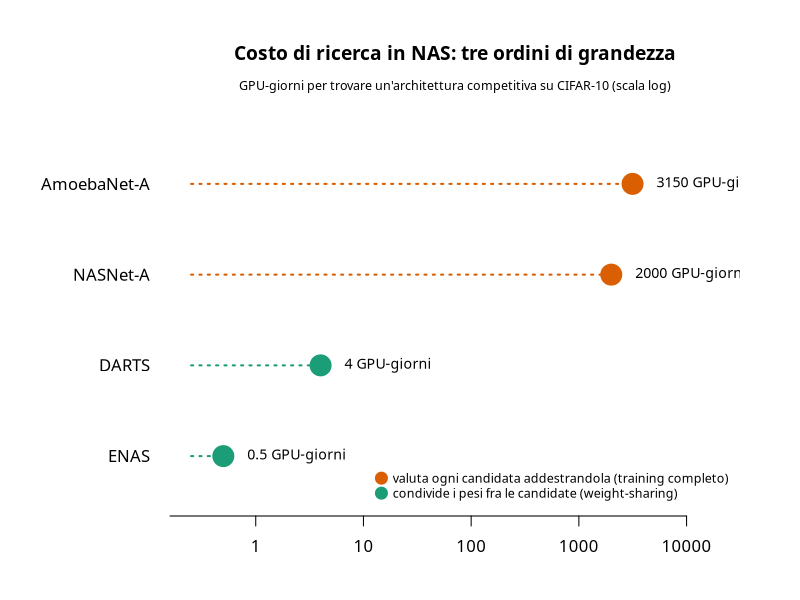

Generate this figure with R:
# Genera img/autoriferimento_nas.png: costo di ricerca (in GPU-giorni,
# scala log) di quattro metodi di neural architecture search
# (teoria_computazione/teoria_autoriferimento.md, §4.3). Valori dalla tabella comparativa di
# Liu, Simonyan, Yang (DARTS, ICLR 2019): NASNet-A (Zoph et al. 2018,
# ricerca RL), AmoebaNet-A (Real et al. 2019, ricerca evolutiva), ENAS
# (Pham et al. 2018, weight-sharing), DARTS (rilassazione differenziabile).

metodi <- c("ENAS", "DARTS", "NASNet-A", "AmoebaNet-A")
gpu_giorni <- c(0.5, 4, 2000, 3150)
famiglia <- c("weight-sharing", "weight-sharing", "training completo", "training completo")

ord <- order(gpu_giorni)
metodi <- metodi[ord]
gpu_giorni <- gpu_giorni[ord]
famiglia <- famiglia[ord]

colori_famiglia <- c("training completo" = "#d95f02", "weight-sharing" = "#1b9e77")
colori <- colori_famiglia[famiglia]

x <- log10(gpu_giorni)
y <- seq_along(x)
xlim <- c(-0.6, 4.3)

# Spectral è il font usato dalla pagina GitHub (geoteo.net/static/style.css);
# richiede il device Cairo per essere referenziato per nome famiglia.
png("img/autoriferimento_nas.png", width = 1800, height = 850, res = 150, type = "cairo")
par(mar = c(4.2, 8.5, 6.2, 3), family = "Spectral")
plot(NA,
    xlim = xlim, ylim = c(0.5, length(x) + 0.5),
    xlab = "", ylab = "", yaxt = "n", xaxt = "n", bty = "n"
)
mtext("Costo di ricerca in NAS: tre ordini di grandezza", side = 3, line = 3.0, cex = 1.15, font = 2)
mtext("GPU-giorni per trovare un'architettura competitiva su CIFAR-10 (scala log)", side = 3, line = 1.5, cex = 0.75)

marcatori <- c(0.1, 1, 10, 100, 1000, 10000)
axis(1, at = log10(marcatori), labels = marcatori)
axis(2, at = y, labels = metodi, las = 1, tick = FALSE)

segments(xlim[1], y, x, y, col = colori, lwd = 2, lty = 3)
points(x, y, pch = 19, cex = 2.8, col = colori)
text(x, y,
    labels = sprintf("%s GPU-giorni", format(gpu_giorni, trim = TRUE, drop0trailing = TRUE)),
    pos = 4, offset = 1.2, cex = 0.85, family = "Spectral"
)

legend("bottomright",
    legend = c(
        "valuta ogni candidata addestrandola (training completo)",
        "condivide i pesi fra le candidate (weight-sharing)"
    ),
    col = colori_famiglia, pch = 19, pt.cex = 1.6, bty = "n", cex = 0.75, inset = c(0.01, 0.02)
)

dev.off()
